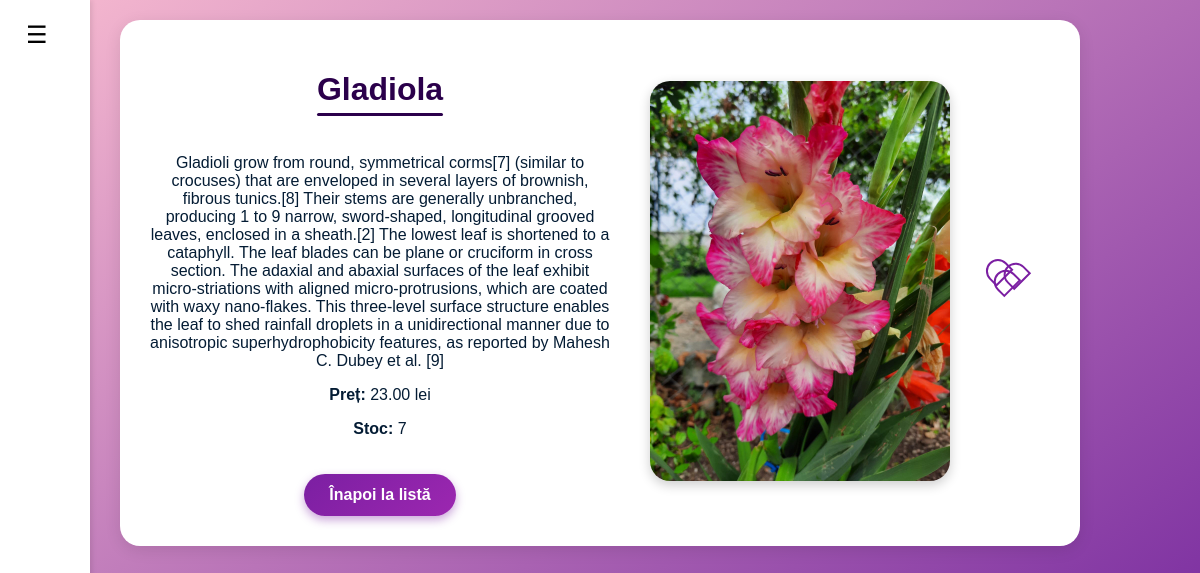
Screenshot of /floare/1/ with the database file from the repository.
### main/models.py (models this page shows, shortened)
class Floare(models.Model):
    nume = models.CharField(max_length=100)
    descriere = models.TextField()
    pret = models.DecimalField(max_digits=6, decimal_places=2)
    imagine = models.ImageField(upload_to='flori/', blank=True, null=True)
    stoc = models.PositiveIntegerField(default=0)

### main/views.py (the view)
# urls.py: path('floare/<int:floare_id>/', views.detalii_floare, name='detalii_floare'),
def detalii_floare(request, floare_id):
    floare = get_object_or_404(Floare, id=floare_id)
    return render(request, 'main/detalii_floare.html', {'floare': floare})

### main/templates/main/detalii_floare.html (shortened to what this page needs)
<!DOCTYPE html>
<html>
<head>
    {% load static %}
    <link rel="stylesheet" href="{% static 'main/styleDetails.css' %}">
    <link rel="stylesheet" href="{% static 'main/favouriteBtn.css' %}">
    <link rel="stylesheet" href="{% static 'main/sidebar.css' %}">
</head>
<body>
    {% include 'main/base.html' %}
    <div class="container">
        <div class="floare-info">
            <h1 class="titlu">{{ floare.nume }}</h1>
            <p>{{ floare.descriere }}</p>
            <p><strong>Preț:</strong> {{ floare.pret }} lei</p>
            <p><strong>Stoc:</strong> {{ floare.stoc }}</p>
            <a href="{% url 'home' %}" class="backButton">Înapoi la listă</a>
        </div>
        {% if floare.imagine %}
        <div class="floare-imagine">
            <img src="{{ floare.imagine.url }}" alt="{{ floare.nume }}">
        </div>
        {% endif %}
              <form method="post" action="{% url 'toggle_favorite' floare.id %}">
                <button type="submit" class="favorite-btn {% if floare.id in favorite_ids %}active{% endif %}">
                   <span class="heart"></span>
                </button>
              </form>
    </div>
</body>
</html>

### main/static/main/styleDetails.css (style rules this page uses)
body { background: linear-gradient(to right, #f8e1ff, #e4a1f2); font-family: 'Segoe UI', sans-serif; margin: 0; padding: 40px; color: #2b004b; }
.container { display: flex; flex-wrap: wrap; align-items: center; justify-content: center; background-color: white; border-radius: 20px; box-shadow: 0 4px 16px rgba(0, 0, 0, 0.1); padding: 30px; max-width: 900px; margin: auto; gap: 40px; }
.floare-info { flex: 1; min-width: 250px; }
.floare-imagine img { width: 300px; height: auto; border-radius: 20px; box-shadow: 0 4px 12px rgba(0, 0, 0, 0.2); }
.backButton { display: inline-block; margin-top: 20px; padding: 12px 25px; font-size: 16px; font-weight: 600; color: white; background: linear-gradient(135deg, #7b1fa2, #9c27b0); border-radius: 30px; text-decoration: none; box-shadow: 0 4px 10px rgba(123, 31, 162, 0.4); transition: background 0.3s ease, transform 0.2s ease; }
.titlu { position: relative; display: inline-block; padding-bottom: 8px; font-size: 32px; font-weight: bold; color: #2b004b; }
.titlu::after { content: ""; position: absolute; left: 0; bottom: 0; height: 3px; width: 100%; background-color: #2b004b; border-radius: 5px; }

### main/static/main/favouriteBtn.css (style rules this page uses)
.favorite-btn { background: none; border: none; cursor: pointer; padding: 0; outline: none; width: 30px; height: 30px; position: relative; margin-right: 30px; vertical-align: middle; }
.heart { display: inline-block; width: 20px; height: 18px; background: transparent; position: relative; transform: rotate(-45deg); transition: background-color 0.3s ease; border-radius: 15px 15px 0 0; border: 2px solid #7b1fa2; }
.heart::before, .heart::after { content: ""; position: absolute; width: 20px; height: 18px; background: transparent; border: 2px solid #7b1fa2; border-radius: 15px 15px 0 0; transition: background-color 0.3s ease; top: -10px; left: 0; }
.heart::before { top: -15px; left: 0; }
.heart::after { top: 0; left: 10px; }

### main/static/main/style.css (style rules this page uses)
body { font-family: Arial, sans-serif; text-align: center; background: linear-gradient(to bottom right, #f8bbd0, #6a1b9a); color: #041c34; padding: 20px; min-height: 100vh; }

### rows the page displays
Floare: nume "Gladiola", descriere "Gladioli grow from round, symmetrical corms[7] (similar to crocuses) that are enveloped in several layers of brownish, fibrous tunics.[8] Their stems are generally unbranched, producing 1 to 9 narrow, sword-shaped, longitudinal grooved leaves, enclosed in a sheath.[2] The lowest leaf is shortened to a cataphyll. The leaf blades can be plane or cruciform in cross section. The adaxial and abaxial surfaces of the leaf exhibit micro-striations with aligned micro-protrusions, which are coated with waxy nano-flakes. This three-level surface structure enables the leaf to shed rainfall droplets in a unidirectional manner due to anisotropic superhydrophobicity features, as reported by Mahesh C.…", pret "23.00", stoc "7", imagine (picture)
